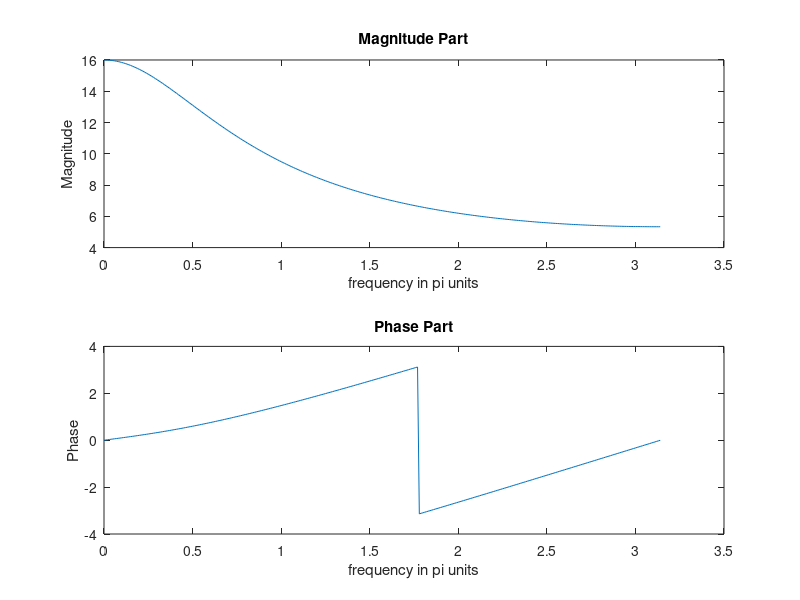
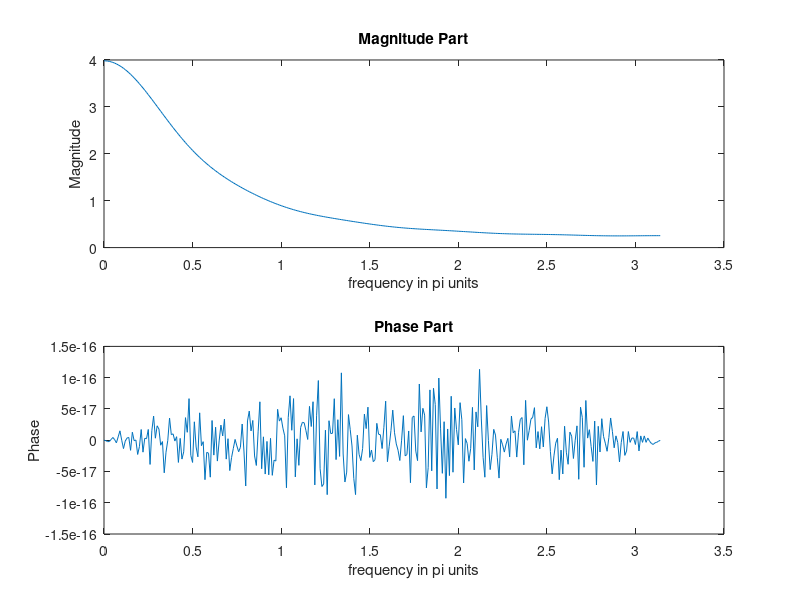
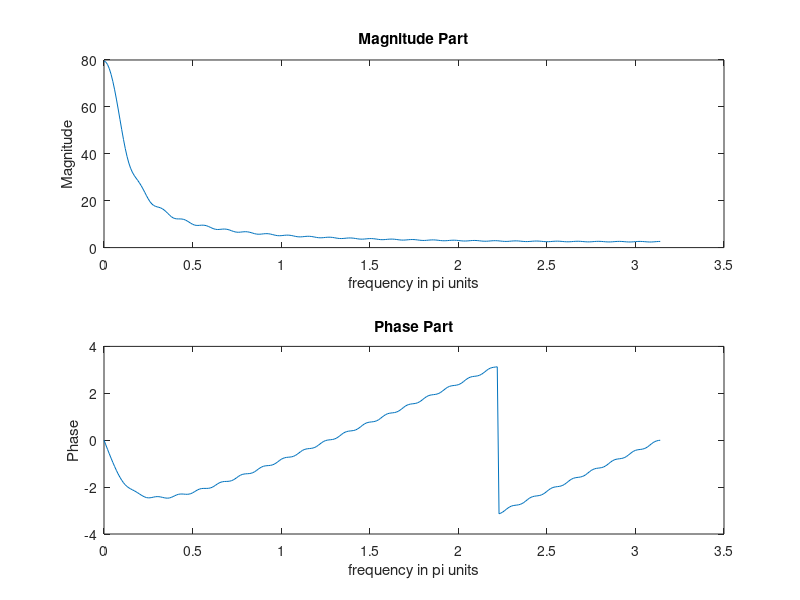
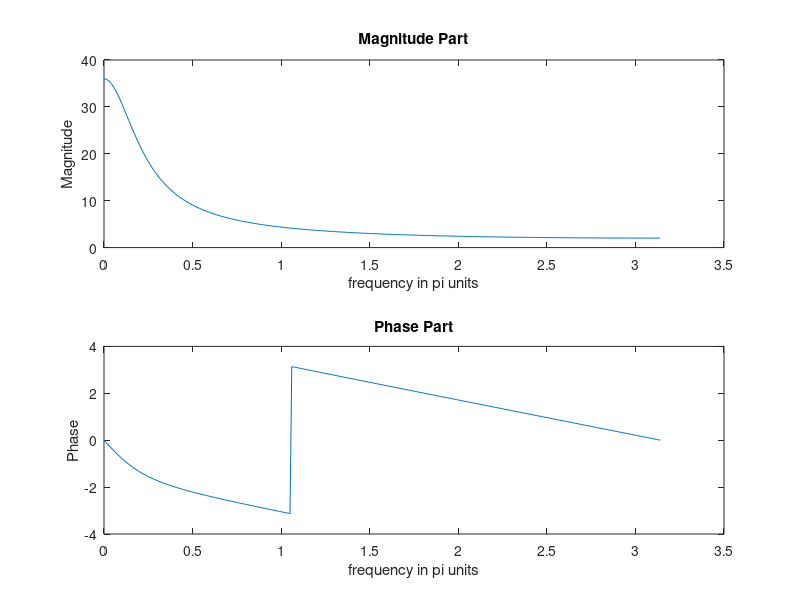

Recreate these plots in MATLAB, in order.
clc;
clear all;
close all;

w = 0:0.01:pi;

% a. x(n) = 2*(0.5)^n * u(n+2)
n = -2:50;
x = 2 * (0.5).^n;

X = zeros(size(w));
for k = 1:length(w)
    X(k) = sum(x .* exp(-1j * w(k) * n));
end

figure(1);
subplot(2, 1, 1);
plot(w, abs(X));
title('Magnitude Part');
xlabel('frequency in pi units');
ylabel('Magnitude');
subplot(2, 1, 2);
plot(w, angle(X));
title('Phase Part');
xlabel('frequency in pi units');
ylabel('Phase');

% b. x(n) = (0.6)^|n| * [u(n+10) - u(n-11)]
n = -10:10;
x = (0.6).^abs(n);

X = zeros(size(w));
for k = 1:length(w)
    X(k) = sum(x .* exp(-1j * w(k) * n));
end

figure(2);
subplot(2, 1, 1);
plot(w, abs(X));
title('Magnitude Part');
xlabel('frequency in pi units');
ylabel('Magnitude');
subplot(2, 1, 2);
plot(w, angle(X));
title('Phase Part');
xlabel('frequency in pi units');
ylabel('Phase');

% c. x(n) = n(0.9)^n * u(n+3)
n = -3:50;
x = n .* (0.9).^n;

X = zeros(size(w));
for k = 1:length(w)
    X(k) = sum(x .* exp(-1j * w(k) * n));
end

figure(3);
subplot(2, 1, 1);
plot(w, abs(X));
title('Magnitude Part');
xlabel('frequency in pi units');
ylabel('Magnitude');
subplot(2, 1, 2);
plot(w, angle(X));
title('Phase Part');
xlabel('frequency in pi units');
ylabel('Phase');

% d. x(n) = (n+3)*(0.8)^(n-1) * u(n-2)
n = 2:50;
x = (n + 3) .* (0.8).^(n - 1);

X = zeros(size(w));
for k = 1:length(w)
    X(k) = sum(x .* exp(-1j * w(k) * n));
end

figure(4);
subplot(2, 1, 1);
plot(w, abs(X));
title('Magnitude Part');
xlabel('frequency in pi units');
ylabel('Magnitude');
subplot(2, 1, 2);
plot(w, angle(X));
title('Phase Part');
xlabel('frequency in pi units');
ylabel('Phase');

% e. x(n) = 4*(-0.7)^n * cos(0.25pi * n) * u(n)
n = 0:50;
x = 4 * (-0.7).^n .* cos(0.25 * pi * n);

X = zeros(size(w));
for k = 1:length(w)
    X(k) = sum(x .* exp(-1j * w(k) * n));
end

figure(5);
subplot(2, 1, 1);
plot(w, abs(X));
title('Magnitude Part');
xlabel('frequency in pi units');
ylabel('Magnitude');
subplot(2, 1, 2);
plot(w, angle(X));
title('Phase Part');
xlabel('frequency in pi units');
ylabel('Phase');
